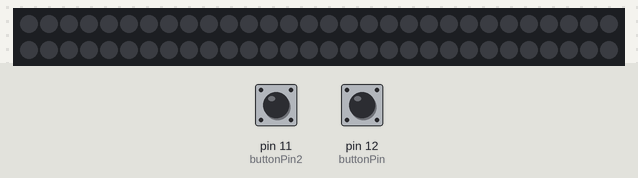
The sketch below on a simulated Arduino Uno, built with avr-gcc and run on an emulated ATmega328P. Shown: 60 RGB LEDs in strip order, left to right, continuing on the next row. The test bench sets the inputs (shaded band); at power-on: pin 12 (buttonPin) LOW, pin 11 (buttonPin2) LOW. What the sketch prints to the serial monitor is not drawn.

Above: at 1.2 s.
1.3 s: pin 12 (buttonPin) pulled HIGH for 0.15 s
2.0 s: pin 11 (buttonPin2) pulled HIGH for 0.15 s
At 2.28 s:
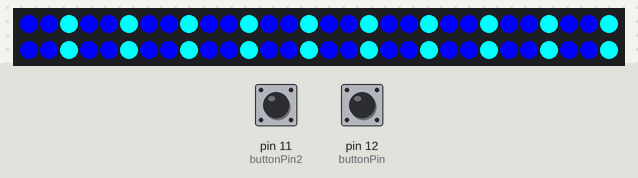
2.7 s: pin 12 (buttonPin) pulled HIGH for 1 s
At 3.84 s:
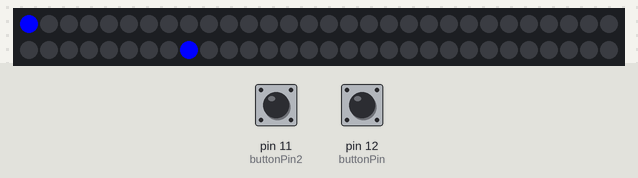
4.3 s: pin 11 (buttonPin2) pulled HIGH for 1 s
At 4.76 s:
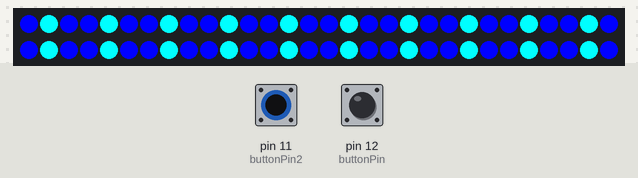
Timing chart, 0 to 6.9 s (numbered marks = the images above; inputs shaded):
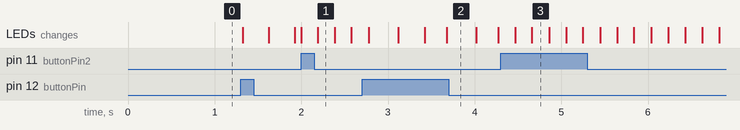

The sketch:

Final_Project_235.ino
```cpp
#include <Adafruit_NeoPixel.h>

int numofPixels=60;
int npPin=3;
Adafruit_NeoPixel strip(numofPixels, npPin);

int ledPosition=0;

boolean switchColor=true;

//position
int index=0;

//global variable for the led number for n in colorsweep
int num=0;

int prevButtonState;
int prevButtonState2;
int buttonState;
int buttonPin=12;
int state=0;

int buttonState2;
int buttonPin2=11;

unsigned long startTime= millis();
unsigned long endTime= millis();
int interval=40;

uint32_t blue = strip.Color(0,0,255);
uint32_t white = strip.Color(0,255,255);
uint32_t blue2 = strip.Color(0,0,255);


void setup() {
  // put your setup code here, to run once:
  Serial.begin(9600);
strip.begin();
//strip.clear();
strip.setBrightness(255);

}

void loop() {
    prevButtonState = buttonState;
  buttonState = debounce(buttonPin, prevButtonState);

  prevButtonState2 = buttonState2;
  buttonState2 = debounce(buttonPin2, prevButtonState2);

  //Serial.println(buttonState);
  Serial.println(buttonState);

  //toggle if statement

  if (buttonState == HIGH && prevButtonState == LOW) {
    state = 1;
  }
    if (buttonState2 == HIGH && prevButtonState2 == LOW) {
      state = 2;
    }
//    if (state < 0) {
//      state = 2;
//    }

switch (state) {

    case 0:
      strip.clear();
      strip.show();
      break;

    //make all blue
    case 1:
      strip.setPixelColor(index,0,0,255);
strip.show();

endTime=millis();

if(endTime-startTime> interval){
  startTime=millis();
  ledPosition +=1;


  if (ledPosition> strip.numPixels()){
   ledPosition=0;
  }

for(int i =0; i< strip.numPixels();i++){

  if(i == ledPosition){
    strip.setPixelColor(i,0,0,255);

  }
}

  for(int  i = 0; i < strip.numPixels();i++){
    if( i != ledPosition){
      strip.setPixelColor(i,0,0,0);
    }
  }

}

      strip.show();
      break;//make

    case  2:
      endTime=millis();


if(endTime-startTime>= interval){
  num++;
  colorSweep(blue, white, blue2, num);
  strip.show();
  startTime=millis();

}
 strip.show();
      break;
}
}


void colorSweep(uint32_t aColor1,  uint32_t aColor2, uint32_t aColor3, int n){

uint32_t c1;
uint32_t c2;
uint32_t c3;

if(n%3==0){
  c1 = aColor1;
  c2= aColor2;
  c3= aColor3;

}

if(n%3==1){
  c1 = aColor3;
  c2= aColor1;
  c3= aColor2;
}

if(n%3==2){
  c1 = aColor2;
  c2= aColor3;
  c3= aColor1;
}

for(int i =0; i <strip.numPixels();i++){
 int  n=i;
    if(n%3==0){
  strip.setPixelColor(i,c1);
  strip.show();
}

else if (n%3==1){
  strip.setPixelColor(i,c2);
  strip.show();
}

else if(n%3==2){
strip.setPixelColor(i,c3);
strip.show();
}
}
}


boolean debounce(int aButPin, boolean aPrevState) {
  // get the bouncy reading of the button
  boolean aButtonState = digitalRead(aButPin);

  // if the button state is different from what it
  // was last frame, then delay so it doesn't read
  // while the button is bouncing
  if (aButtonState != aPrevState) {
    delay(15);
  }

  return aButtonState;
}
```

Measured:
- after the input at 2.0 s, the LEDs: change after 0.19 s (image 1)
- after the input at 4.3 s, the LEDs: first change after 0.17 s (image 3 shows a later state)
